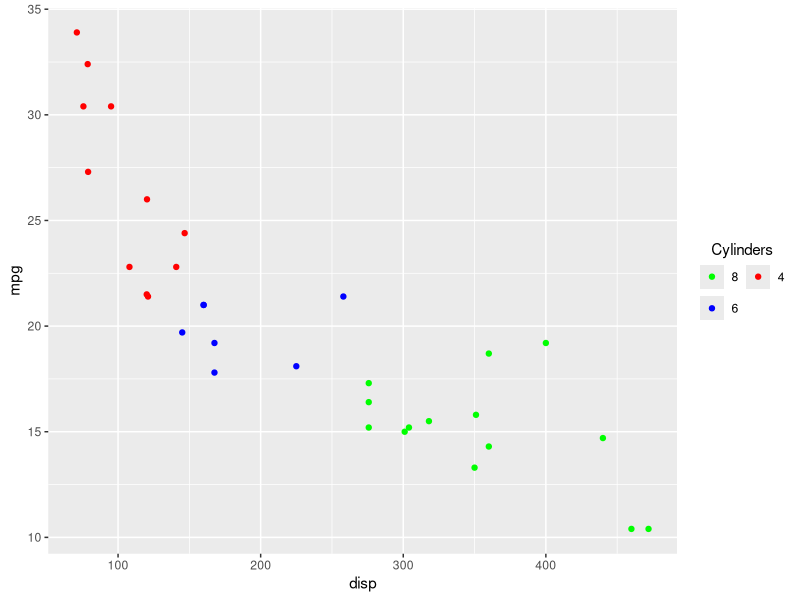
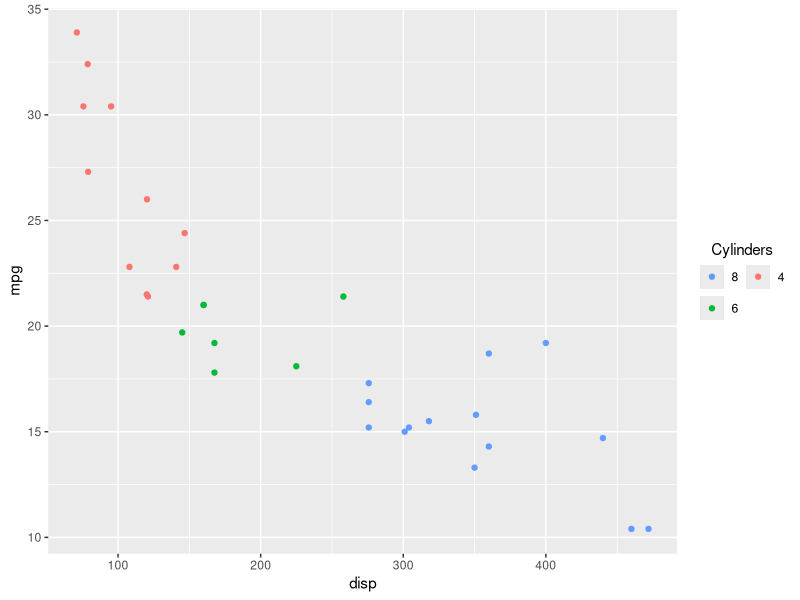
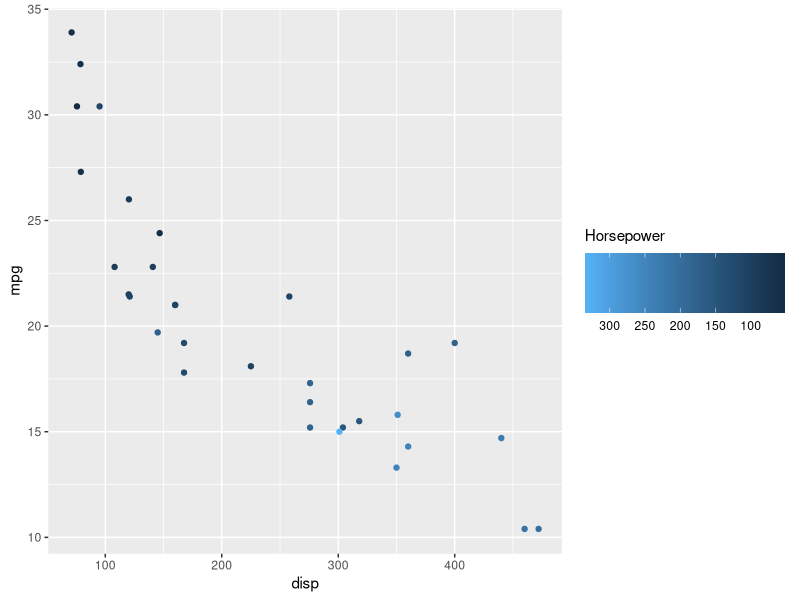
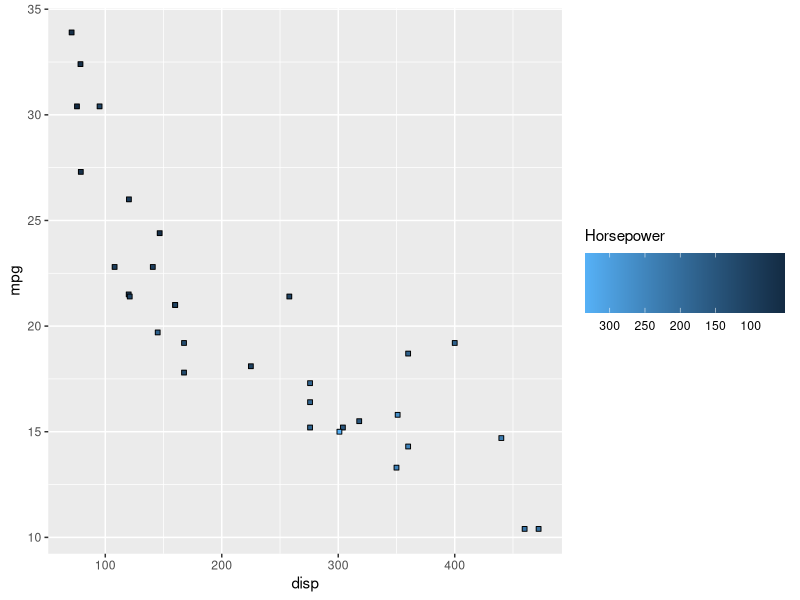
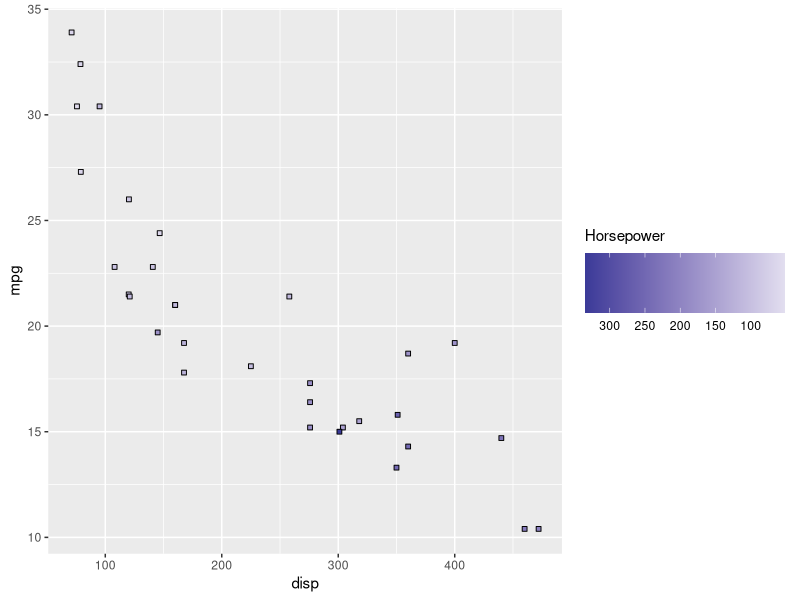
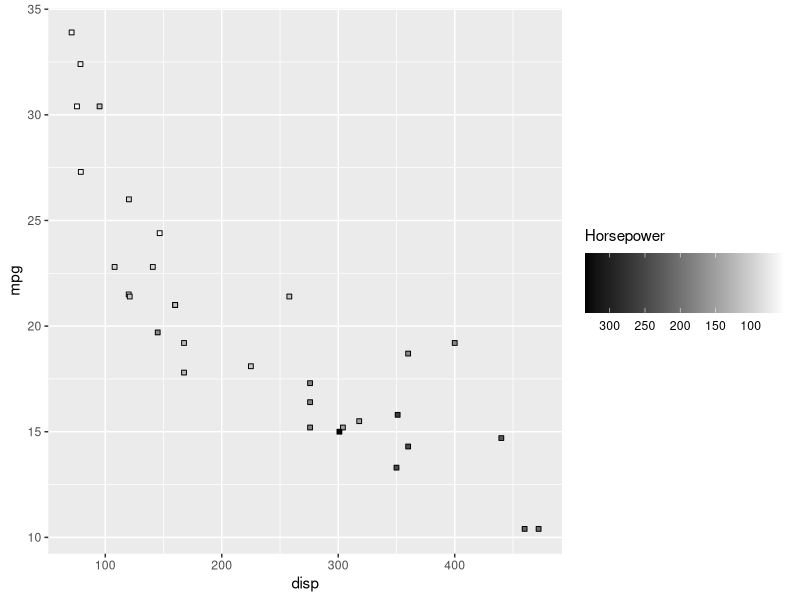
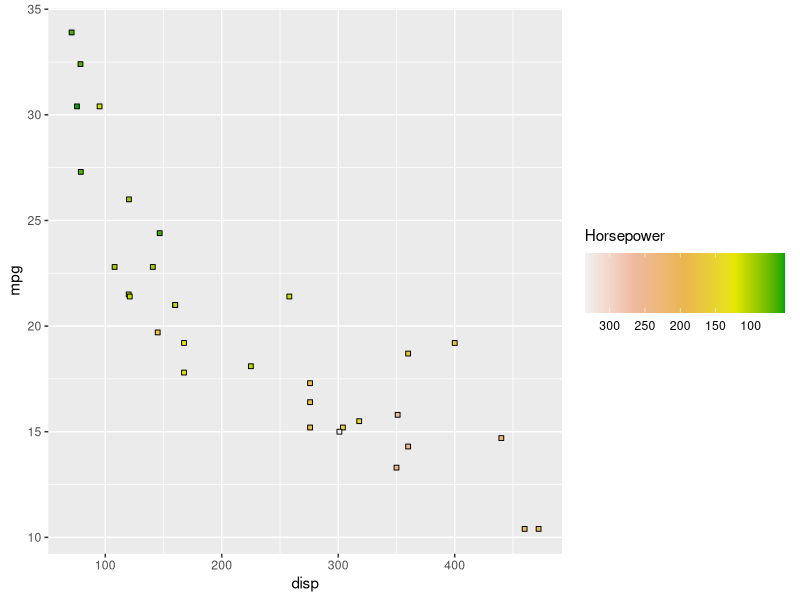
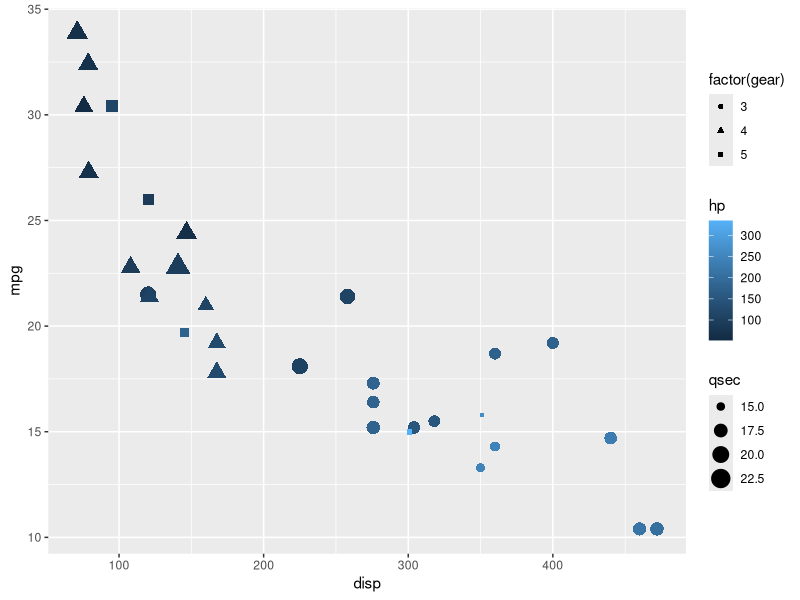

Reproduce these figures in R, in order.
## ---- chunk 1
library(ggplot2)
library(dplyr)
library(tidyr)
## ---- chunk 2
ggplot(mtcars) +
  geom_point(aes(disp, mpg, color = factor(cyl))) +
  scale_color_manual(values = c("red", "blue", "green"),
                      guide = guide_legend(
                       title = "Cylinders",
                       title.hjust = 0.5,
                       title.position = "top",
                       label.position = "right",
                       direction = "horizontal",
                       label.hjust = 0.5,
                       nrow = 2,
                       reverse = TRUE
                      )
  )
## ---- chunk 3
ggplot(mtcars) +
  geom_point(aes(disp, mpg, color = factor(cyl))) +
  scale_color_discrete(guide = guide_legend(
                        title = "Cylinders",
                        title.hjust = 0.5,
                        title.position = "top",
                        label.position = "right",
                        direction = "horizontal",
                        label.hjust = 0.5,
                        nrow = 2,
                        reverse = TRUE
                        )
  )
## ---- chunk 4
ggplot(mtcars) +
  geom_point(aes(disp, mpg, color = hp)) +
  scale_color_continuous(guide = guide_colorbar(
    title = "Horsepower",
    title.position = "top",
    title.vjust = 1,
    label.position = "bottom",
    label.vjust = 0.8,
    barwidth = 10,
    barheight = 3,
    nbins = 10,
    raster = FALSE,
    ticks = TRUE,
    draw.ulim = TRUE,
    draw.llim = FALSE,
    direction = "horizontal",
    reverse = TRUE
  ))
## ---- chunk 5
ggplot(mtcars) +
  geom_point(aes(disp, mpg, fill = hp), shape = 22) +
  scale_fill_continuous(guide = guide_colorbar(
    title = "Horsepower",
    title.position = "top",
    title.vjust = 1,
    label.position = "bottom",
    label.vjust = 0.8,
    barwidth = 10,
    barheight = 3,
    nbins = 10,
    raster = FALSE,
    ticks = TRUE,
    draw.ulim = TRUE,
    draw.llim = FALSE,
    direction = "horizontal",
    reverse = TRUE)
  )
## ---- chunk 6
ggplot(mtcars) +
  geom_point(aes(disp, mpg, fill = hp), shape = 22) +
  scale_fill_gradient2(guide = guide_colorbar(
    title = "Horsepower",
    title.position = "top",
    title.vjust = 1,
    label.position = "bottom",
    label.vjust = 0.8,
    barwidth = 10,
    barheight = 3,
    nbins = 10,
    raster = FALSE,
    ticks = TRUE,
    draw.ulim = TRUE,
    draw.llim = FALSE,
    direction = "horizontal",
    reverse = TRUE)
  ) 
## ---- chunk 7
ggplot(mtcars) +
  geom_point(aes(disp, mpg, fill = hp), shape = 22) +
  scale_fill_gradient(low = "white", high = "black", 
    guide = guide_colorbar(
      title = "Horsepower",
      title.position = "top",
      title.vjust = 1,
      label.position = "bottom",
      label.vjust = 0.8,
      barwidth = 10,
      barheight = 3,
      nbins = 10,
      raster = FALSE,
      ticks = TRUE,
      draw.ulim = TRUE,
      draw.llim = FALSE,
      direction = "horizontal",
      reverse = TRUE
    )
  ) 
## ---- chunk 8
ggplot(mtcars) +
  geom_point(aes(disp, mpg, fill = hp), shape = 22) +
  scale_fill_gradientn(colors = terrain.colors(5), 
    guide = guide_colorbar(
      title = "Horsepower",
      title.position = "top",
      title.vjust = 1,
      label.position = "bottom",
      label.vjust = 0.8,
      barwidth = 10,
      barheight = 3,
      nbins = 10,
      raster = FALSE,
      ticks = TRUE,
      draw.ulim = TRUE,
      draw.llim = FALSE,
      direction = "horizontal",
      reverse = TRUE
    )
  ) 
## ---- chunk 9
ggplot(mtcars) +
  geom_point(aes(disp, mpg, color = hp, 
                 size = qsec, 
                 shape = factor(gear))) + 
  guides(color = "colorbar",
         shape = "legend",
         size = "legend")
## ---- chunk 10
ggplot(mtcars) +
  geom_point(aes(disp, mpg, color = hp, 
                 size = wt, 
                 shape = factor(gear))) + 
  guides(
    color = guide_colorbar(
      title = "Horsepower"
    ),
    shape = guide_legend(
      title = "Weight"
    ),
    size = guide_legend(
      title = "Gear"
    )
  )
